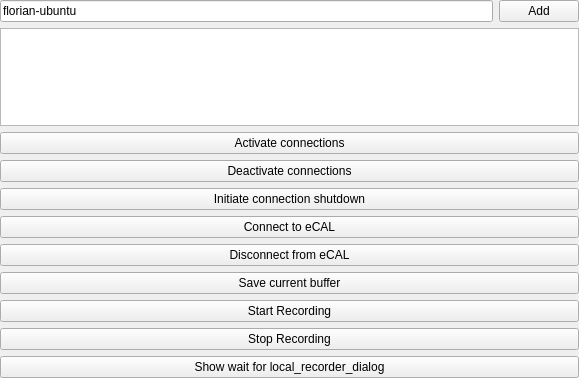
<?xml version="1.0" encoding="UTF-8"?>
<ui version="4.0">
 <class>RemoteMeasurementDebugWidget</class>
 <widget class="QWidget" name="RemoteMeasurementDebugWidget">
  <property name="geometry">
   <rect>
    <x>0</x>
    <y>0</y>
    <width>579</width>
    <height>378</height>
   </rect>
  </property>
  <property name="windowTitle">
   <string>Widget</string>
  </property>
  <layout class="QVBoxLayout" name="verticalLayout">
   <property name="leftMargin">
    <number>0</number>
   </property>
   <property name="topMargin">
    <number>0</number>
   </property>
   <property name="rightMargin">
    <number>0</number>
   </property>
   <property name="bottomMargin">
    <number>0</number>
   </property>
   <item>
    <layout class="QHBoxLayout" name="horizontalLayout">
     <item>
      <widget class="QLineEdit" name="hostname_lineedit">
       <property name="text">
        <string>florian-ubuntu</string>
       </property>
      </widget>
     </item>
     <item>
      <widget class="QPushButton" name="add_button">
       <property name="text">
        <string>Add</string>
       </property>
       <property name="icon">
        <iconset resource="../../../../../iconset/ecalicons.qrc">
         <normaloff>:/ecalicons/ADD</normaloff>:/ecalicons/ADD</iconset>
       </property>
      </widget>
     </item>
    </layout>
   </item>
   <item>
    <widget class="QTextEdit" name="instances_textedit">
     <property name="readOnly">
      <bool>true</bool>
     </property>
    </widget>
   </item>
   <item>
    <widget class="QPushButton" name="activate_connections_button">
     <property name="text">
      <string>Activate connections</string>
     </property>
     <property name="icon">
      <iconset resource="../../../../../iconset/ecalicons.qrc">
       <normaloff>:/ecalicons/CONNECTED</normaloff>:/ecalicons/CONNECTED</iconset>
     </property>
    </widget>
   </item>
   <item>
    <widget class="QPushButton" name="deactivate_connections_button">
     <property name="text">
      <string>Deactivate connections</string>
     </property>
     <property name="icon">
      <iconset resource="../../../../../iconset/ecalicons.qrc">
       <normaloff>:/ecalicons/DISCONNECTED</normaloff>:/ecalicons/DISCONNECTED</iconset>
     </property>
    </widget>
   </item>
   <item>
    <widget class="QPushButton" name="initiate_connection_shutdown_button">
     <property name="text">
      <string>Initiate connection shutdown</string>
     </property>
     <property name="icon">
      <iconset resource="../../../../../iconset/ecalicons.qrc">
       <normaloff>:/ecalicons/POWER_OFF</normaloff>:/ecalicons/POWER_OFF</iconset>
     </property>
    </widget>
   </item>
   <item>
    <widget class="QPushButton" name="connect_to_ecal_button">
     <property name="text">
      <string>Connect to eCAL</string>
     </property>
     <property name="icon">
      <iconset resource="../../../../../iconset/ecalicons.qrc">
       <normaloff>:/ecalicons/CHECKMARK</normaloff>:/ecalicons/CHECKMARK</iconset>
     </property>
    </widget>
   </item>
   <item>
    <widget class="QPushButton" name="disconnect_from_ecal_button">
     <property name="text">
      <string>Disconnect from eCAL</string>
     </property>
     <property name="icon">
      <iconset resource="../../../../../iconset/ecalicons.qrc">
       <normaloff>:/ecalicons/CROSS</normaloff>:/ecalicons/CROSS</iconset>
     </property>
    </widget>
   </item>
   <item>
    <widget class="QPushButton" name="save_current_buffer_button">
     <property name="text">
      <string>Save current buffer</string>
     </property>
     <property name="icon">
      <iconset resource="../../../../../iconset/ecalicons.qrc">
       <normaloff>:/ecalicons/SAVE</normaloff>:/ecalicons/SAVE</iconset>
     </property>
    </widget>
   </item>
   <item>
    <widget class="QPushButton" name="start_recording_button">
     <property name="text">
      <string>Start Recording</string>
     </property>
     <property name="icon">
      <iconset resource="../../../../../iconset/ecalicons.qrc">
       <normaloff>:/ecalicons/RECORD</normaloff>:/ecalicons/RECORD</iconset>
     </property>
    </widget>
   </item>
   <item>
    <widget class="QPushButton" name="stop_recording_button">
     <property name="text">
      <string>Stop Recording</string>
     </property>
     <property name="icon">
      <iconset resource="../../../../../iconset/ecalicons.qrc">
       <normaloff>:/ecalicons/STOP</normaloff>:/ecalicons/STOP</iconset>
     </property>
    </widget>
   </item>
   <item>
    <widget class="QPushButton" name="wait_for_recorder_operations_dialog_button">
     <property name="text">
      <string>Show wait for local_recorder_dialog</string>
     </property>
    </widget>
   </item>
   <item>
    <spacer name="verticalSpacer">
     <property name="orientation">
      <enum>Qt::Vertical</enum>
     </property>
     <property name="sizeHint" stdset="0">
      <size>
       <width>20</width>
       <height>40</height>
      </size>
     </property>
    </spacer>
   </item>
  </layout>
 </widget>
 <layoutdefault spacing="6" margin="11"/>
 <resources>
  <include location="../../../../../iconset/ecalicons.qrc"/>
 </resources>
 <connections/>
</ui>
